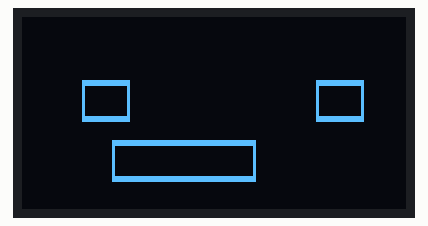
Bench run of a sketch on a simulated Arduino Uno, built with avr-gcc and run on an emulated ATmega328P. On the bench: 128×64 one-colour display.

Above: at 0.1 s.

The sketch:

pruebaFiguras.ino
```cpp
#include <Wire.h>
#include <Adafruit_GFX.h>
#include <Adafruit_SSD1306.h>

#define SCREEN_WIDTH 128
#define SCREEN_HEIGHT 64

Adafruit_SSD1306 display(SCREEN_WIDTH, SCREEN_HEIGHT, &Wire, -1);

// Bitmap del corazón (8x8)
const unsigned char PROGMEM ojo[] = {
  0b00000000, 0b00000000,
0b11111111, 0b11111111,
0b11111111, 0b11111111,
0b10000000, 0b00000001,
0b10000000, 0b00000001,
0b10000000, 0b00000001,
0b10000000, 0b00000001,
0b10000000, 0b00000001,
0b10000000, 0b00000001,
0b10000000, 0b00000001,
0b10000000, 0b00000001,
0b10000000, 0b00000001,
0b10000000, 0b00000001,
0b11111111, 0b11111111,
0b11111111, 0b11111111,
0b00000000, 0b00000000
};

const unsigned char PROGMEM boca[] = {
  0b00000000, 0b00000000,0b00000000,0b00000000,0b00000000,0b00000000,
0b11111111, 0b11111111,0b11111111, 0b11111111,0b11111111, 0b11111111,
0b11111111, 0b11111111,0b11111111, 0b11111111,0b11111111, 0b11111111,
0b10000000, 0b00000000,0b00000000,0b00000000,0b00000000,0b00000001,
0b10000000, 0b00000000,0b00000000,0b00000000,0b00000000,0b00000001,
0b10000000, 0b00000000,0b00000000,0b00000000,0b00000000,0b00000001,
0b10000000, 0b00000000,0b00000000,0b00000000,0b00000000,0b00000001,
0b10000000, 0b00000000,0b00000000,0b00000000,0b00000000,0b00000001,
0b10000000, 0b00000000,0b00000000,0b00000000,0b00000000,0b00000001,
0b10000000, 0b00000000,0b00000000,0b00000000,0b00000000,0b00000001,
0b10000000, 0b00000000,0b00000000,0b00000000,0b00000000,0b00000001,
0b10000000, 0b00000000,0b00000000,0b00000000,0b00000000,0b00000001,
0b10000000, 0b00000000,0b00000000,0b00000000,0b00000000,0b00000001,
0b11111111, 0b11111111,0b11111111, 0b11111111,0b11111111, 0b11111111,
0b11111111, 0b11111111,0b11111111, 0b11111111,0b11111111, 0b11111111,
0b00000000, 0b00000000,0b00000000,0b00000000,0b00000000,0b00000000
};

void setup() {
  // Iniciar pantalla OLED
  display.begin(SSD1306_SWITCHCAPVCC, 0x3C);
  display.clearDisplay();

  // Dibujar el bitmap del corazón en la posición (20, 20) de la pantalla
  display.drawBitmap(20, 20, ojo, 16, 16, SSD1306_WHITE);
  display.drawBitmap(98, 20, ojo, 16, 16, SSD1306_WHITE);

  display.drawBitmap(30, 40, boca, 48, 16, SSD1306_WHITE);
  display.display();
}

void loop() {
  // No hace nada en el loop, solo mostrar el corazón una vez
}
```
